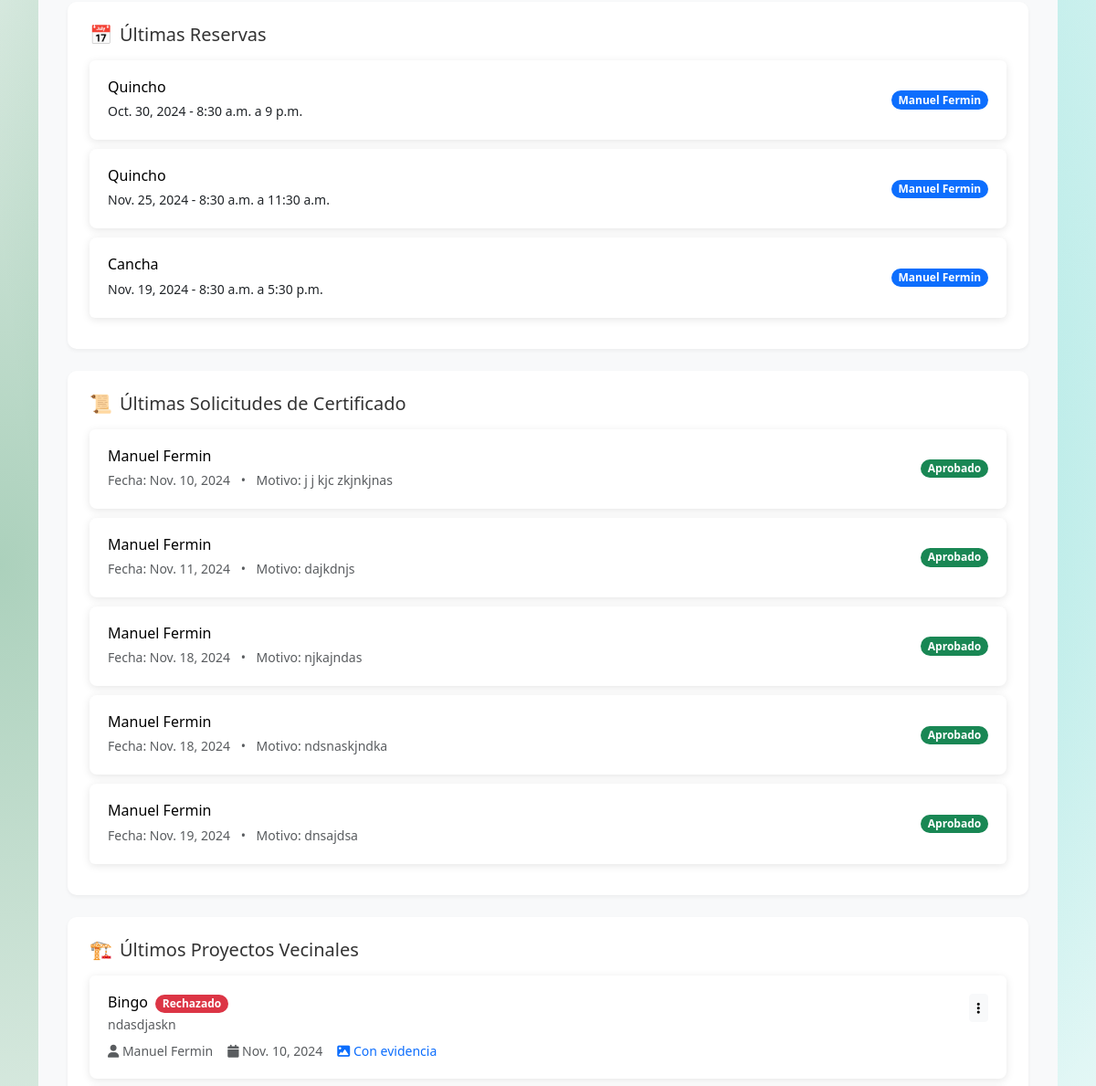
Before: /inicio/ (signed in, middle part) with the older database file.
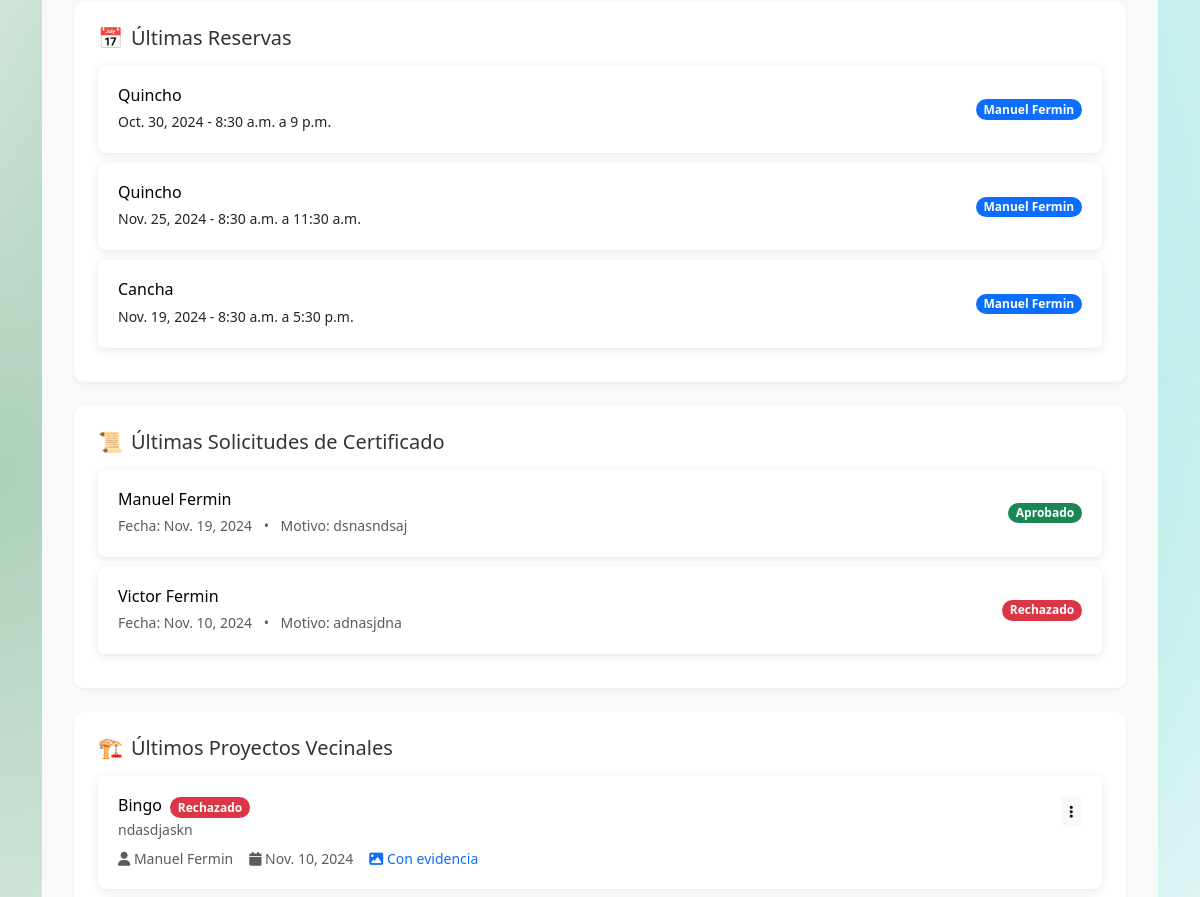
After: the same page with the newer database file.
### junta_vecinos/models.py (models this page shows, shortened)
class Reserva(models.Model):
    usuario = models.ForeignKey(User, on_delete=models.CASCADE)
    espacio = models.ForeignKey(Espacio, on_delete=models.CASCADE)
    fecha = models.DateField()
    hora_inicio = models.TimeField()
    hora_fin = models.TimeField()
    monto_pagado = models.DecimalField(max_digits=10, decimal_places=2, default=Decimal('0.00'))  # Agrega este campo

class Espacio(models.Model):
    nombre = models.CharField(max_length=100)
    descripcion = models.TextField()
    capacidad = models.IntegerField()
    foto = models.ImageField(upload_to='espacios/', null=True, blank=True)
    ubicacion = models.CharField(max_length=200, default='Ubicación no disponible')
    precio_por_hora = models.DecimalField(max_digits=10, decimal_places=2)
    comuna = models.ForeignKey(AdministradorComuna, on_delete=models.CASCADE, related_name='espacios')

class SolicitudCertificado(models.Model):
    ESTADO_CHOICES = [
        ('Pendiente', 'Pendiente'),
        ('Aprobado', 'Aprobado'),
        ('Rechazado', 'Rechazado'),
    ]
    vecino = models.ForeignKey(Vecino, on_delete=models.CASCADE)  # Cambio aquí
    fecha_solicitud = models.DateField(auto_now_add=True)
    estado = models.CharField(max_length=10, choices=ESTADO_CHOICES, default='Pendiente')
    motivo = models.TextField()
    foto_carnet_frente = models.ImageField(upload_to='carnets/', blank=False, null=False)
    foto_carnet_atras = models.ImageField(upload_to='carnets/', blank=False, null=False)
    documento_residencia = models.FileField(upload_to='documentos_residencia/', blank=False, null=False)

class Vecino(models.Model):
    COMUNA_CHOICES = [
        ('ÑUÑOA', 'Ñuñoa'),
        ('PUENTE_ALTO', 'Puente Alto'),
        ('LA_FLORIDA', 'La Florida'),
    ]
    user = models.OneToOneField(User, on_delete=models.CASCADE)
    nombres = models.CharField(max_length=255)
    apellidos = models.CharField(max_length=255)
    direccion = models.CharField(max_length=255)
    telefono = models.CharField(max_length=15)
    fecha_nacimiento = models.DateField()
    rut = models.CharField(max_length=12, unique=True)
    comuna = models.CharField(max_length=20, choices=COMUNA_CHOICES, default='ÑUÑOA')
    administrador = models.ForeignKey(AdministradorComuna, on_delete=models.SET_NULL, null=True, related_name='vecinos')

class ProyectoVecinal(models.Model):
    ESTADO_CHOICES = [
        ('pendiente', 'Pendiente'),
        ('aprobado', 'Aprobado'),
        ('rechazado', 'Rechazado'),
    ]
    vecino = models.ForeignKey(Vecino, on_delete=models.CASCADE)
    propuesta = models.CharField(max_length=255)  # Cambiado de titulo a propuesta
    descripcion = models.TextField()
    fecha_postulacion = models.DateField(auto_now_add=True)
    estado = models.CharField(max_length=10, choices=ESTADO_CHOICES, default='pendiente')
    evidencia = models.ImageField(upload_to='evidencias/', blank=True, null=True)  # Campo evidencia
    razon_rechazo = models.TextField(null=True, blank=True)

### junta_vecinos/views.py (the view, shortened to what this page needs)
# urls.py: path('inicio/', views.index, name='index'),
@login_required
def index(request):
    vecinos = []
    total_vecinos = 0
    solicitudes = []
    total_solicitudes = 0
    postulaciones = []
    total_postulaciones = 0
    noticias = []
    total_noticias = 0
    espacios = []
    total_espacios = 0
    reservas = []
    total_reservas = 0
    comuna = ""
    certificado_estado = None  # Nueva variable para el estado del certificado
    if request.user.is_authenticated:
        if request.user.is_superuser:
            admin = AdministradorComuna.objects.get(user=request.user)
            comuna = admin.get_comuna_display()
            total_vecinos = Vecino.objects.filter(administrador=admin).count()
            vecinos = Vecino.objects.filter(administrador=admin)[:5]
            solicitudes = SolicitudCertificado.objects.filter(vecino__administrador=admin)
            total_solicitudes = solicitudes.count()
            solicitudes = solicitudes[:5]
            postulaciones = ProyectoVecinal.objects.filter(vecino__administrador=admin)
            total_postulaciones = postulaciones.count()
            postulaciones = postulaciones[:5]
            espacios = Espacio.objects.filter(comuna=admin)
            total_espacios = espacios.count()
            espacios = espacios[:5]
            reservas = Reserva.objects.filter(espacio__comuna=admin)
            total_reservas = reservas.count()  # Contar el total de reservas
            reservas = reservas[:5]
            noticias = Noticia.objects.filter(comuna=admin).order_by('-fecha_publicacion')[:5]
            total_noticias = noticias.count()
    return render(request, 'junta_vecinos/index.html', {
        'vecinos': vecinos,
        'total_vecinos': total_vecinos,
        'solicitudes': solicitudes,
        'total_solicitudes': total_solicitudes,
        'postulaciones': postulaciones,
        'total_postulaciones': total_postulaciones,
        'noticias': noticias,
        'total_noticias': total_noticias,
        'espacios': espacios,
        'total_espacios': total_espacios,
        'reservas': reservas,
        'total_reservas': total_reservas,
        'comuna': comuna,
        'certificado_estado': certificado_estado  # Añadir la nueva variable al contexto
    })

### junta_vecinos/templates/junta_vecinos/index.html (shortened to what this page needs)
{% extends 'junta_vecinos/base.html' %}
{% load static %}
{% load humanize %}
{% block content %}
<div class="dashboard-container {% if user.is_superuser %}admin-theme{% else %}vecino-theme{% endif %}">
    {% if user.is_authenticated %}
        {% if user.is_superuser %}
            <div class="section-card fade-in">
                <h2 class="section-title">
                    <span>📅</span> Últimas Reservas
                </h2>
                <div class="list-group">
                    {% for reserva in reservas %}
                        <div class="list-group-item loading-effect">
                            <div class="d-flex justify-content-between align-items-center">
                                <div>
                                    <h6 class="mb-1">{{ reserva.espacio.nombre }}</h6>
                                    <small>{{ reserva.fecha }} - {{ reserva.hora_inicio }} a {{ reserva.hora_fin }}</small>
                                </div>
                                <span class="badge bg-primary rounded-pill">
                                    {{ reserva.usuario.first_name }} {{ reserva.usuario.last_name }}
                                </span>
                            </div>
                        </div>
                    {% endfor %}
                </div>
            </div>
            <div class="section-card fade-in">
                <h2 class="section-title">
                    <span>📜</span> Últimas Solicitudes de Certificado
                </h2>
                <div class="list-group">
                    {% for solicitud in solicitudes %}
                        <div class="list-group-item loading-effect">
                            <div class="d-flex justify-content-between align-items-center">
                                <div>
                                    <h6 class="mb-1">{{ solicitud.vecino.nombres }} {{ solicitud.vecino.apellidos }}</h6>
                                    <small class="text-muted">
                                        Fecha: {{ solicitud.fecha_solicitud }}
                                        <span class="mx-2">•</span>
                                        Motivo: {{ solicitud.motivo|truncatechars:50 }}
                                    </small>
                                </div>
                                <span class="badge {% if solicitud.estado == 'Pendiente' %}bg-warning{% elif solicitud.estado == 'Aprobado' %}bg-success{% else %}bg-danger{% endif %} rounded-pill">
                                    {{ solicitud.estado }}
                                </span>
                            </div>
                        </div>
                    {% empty %}
                        <div class="list-group-item text-center text-muted">
                            No hay solicitudes recientes
                        </div>
                    {% endfor %}
                </div>
            </div>
            <div class="section-card fade-in">
                <h2 class="section-title">
                    <span>🏗️</span> Últimos Proyectos Vecinales
                </h2>
                <div class="list-group">
                    {% for proyecto in postulaciones %}
                        <div class="list-group-item loading-effect">
                            <div class="d-flex justify-content-between align-items-start">
                                <div>
                                    <div class="d-flex align-items-center gap-2">
                                        <h6 class="mb-1">{{ proyecto.propuesta }}</h6>
                                        <span class="badge {% if proyecto.estado == 'pendiente' %}bg-warning{% elif proyecto.estado == 'aprobado' %}bg-success{% else %}bg-danger{% endif %} rounded-pill">
                                            {{ proyecto.get_estado_display }}
                                        </span>
                                    </div>
                                    <p class="mb-1 text-muted small">{{ proyecto.descripcion|truncatechars:100 }}</p>
                                    <div class="d-flex align-items-center gap-3 mt-2">
                                        <small class="text-muted">
                                            <i class="fas fa-user"></i> {{ proyecto.vecino.nombres }} {{ proyecto.vecino.apellidos }}
                                        </small>
                                        <small class="text-muted">
                                            <i class="fas fa-calendar"></i> {{ proyecto.fecha_postulacion }}
                                        </small>
                                        {% if proyecto.evidencia %}
                                            <small class="text-primary">
                                                <i class="fas fa-image"></i> Con evidencia
                                            </small>
                                        {% endif %}
                                    </div>
                                </div>
                                <div class="ms-3">
                                    <div class="dropdown">
                                        <button class="btn btn-sm btn-light" type="button" data-bs-toggle="dropdown" aria-expanded="false">
                                            <i class="fas fa-ellipsis-v"></i>
                                        </button>
                                    </div>
                                </div>
                            </div>
                        </div>
                    {% empty %}
                        <div class="list-group-item text-center text-muted">
                            No hay proyectos recientes
                        </div>
                    {% endfor %}
                </div>
            </div>
        {% endif %}
    {% endif %}
</div>
{% endblock %}

### junta_vecinos/templates/junta_vecinos/base.html (shortened to what this page needs)
{% load static %}
<!DOCTYPE html>
<html lang="es">
<head>
    <link href="https://cdn.jsdelivr.net/npm/bootstrap@5.3.3/dist/css/bootstrap.min.css" rel="stylesheet">
    <link href="{% static 'css/styles.css' %}" rel="stylesheet">
    <link href='https://cdn.jsdelivr.net/npm/fullcalendar@6.1.8/index.global.min.css' rel='stylesheet' />
    <link rel="stylesheet" href="https://cdn.jsdelivr.net/npm/bootstrap-icons@1.8.1/font/bootstrap-icons.css">
    <link rel="stylesheet" href="https://cdn.jsdelivr.net/npm/sweetalert2@11/dist/sweetalert2.min.css">
    <link rel="stylesheet" href="https://cdnjs.cloudflare.com/ajax/libs/font-awesome/6.0.0/css/all.min.css">
    <link rel="stylesheet" href="https://cdnjs.cloudflare.com/ajax/libs/animate.css/4.1.1/animate.min.css">
</head>
<body>
    <div class="container mt-4">
        {% block content %}
        {% endblock %}
    </div>
</body>
</html>

### junta_vecinos/static/css/styles.css (style rules this page uses)
:root { --primary-color: #4a90e2; --secondary-color: #50e3c2; --accent-color: #f39c12; --background-color: #f5f7fa; --text-color: #333333; }
body { background: linear-gradient(135deg, #f5f7fa 25%, #e8f0fe 75%); background-image: radial-gradient(at 40% 20%, rgba(46, 139, 87, 0.40) 0px, transparent 50%), radial-gradient(at 80% 0%, rgba(78, 205, 196, 0.40) 0px, transparent 50%), radial-gradient(at 0% 50%, rgba(46, 139, 87, 0.40) 0px, transparent 50%), radial-gradient(at 80% 50%, rgba(78, 205, 196, 0.40) 0px, transparent 50%); min-height: 100vh; }
h1, h2, h3, h4, h5, h6 { color: black; }
.list-group-item { border: none; margin-bottom: 10px; padding: 20px; background-color: #ffffff; border-radius: 8px; box-shadow: 0 2px 10px rgba(0, 0, 0, 0.1); }
:root { --gradient-primary: linear-gradient(135deg, #4a90e2, #50e3c2); --gradient-secondary: linear-gradient(135deg, #f39c12, #e74c3c); --shadow-sm: 0 2px 4px rgba(0,0,0,0.1); --shadow-md: 0 4px 6px rgba(0,0,0,0.1); --shadow-lg: 0 10px 15px rgba(0,0,0,0.1); --transition-base: all 0.3s ease; }
.list-group-item { transform-origin: left; animation: fadeInScale 0.6s ease-out; transition: var(--transition-base); }
.btn { position: relative; overflow: hidden; z-index: 1; transition: var(--transition-base); }
.btn::before { content: ''; position: absolute; top: 50%; left: 50%; width: 0; height: 0; background: rgba(255,255,255,0.2); border-radius: 50%; transform: translate(-50%, -50%); transition: width 0.6s ease, height 0.6s ease; z-index: -1; }
.loading-effect { position: relative; overflow: hidden; }
.loading-effect::after { content: ''; position: absolute; top: 0; left: -100%; width: 50%; height: 100%; background: linear-gradient( 90deg, transparent, rgba(255,255,255,0.2), transparent ); animation: loading 1.5s infinite; }

### junta_vecinos/templates/junta_vecinos/index.html (style rules this page uses)
:root { --vecino-gradient-start: #4a90e2; --vecino-gradient-end: #50e3c2; --vecino-primary: #4a90e2; --vecino-primary-hover: #357abd; --admin-gradient-start: #2ecc71; --admin-gradient-end: #27ae60; --admin-primary: #2ecc71; --admin-primary-hover: #27ae60; }
.dashboard-container { padding: 2rem; background: #f8f9fa; min-height: 100vh; }
.section-card { background: white; border-radius: 10px; padding: 1.5rem; margin-bottom: 1.5rem; box-shadow: 0 2px 4px rgba(0, 0, 0, 0.05); }
.section-title { color: #333; font-size: 1.25rem; margin-bottom: 1rem; display: flex; align-items: center; gap: 0.5rem; }
.fade-in { animation: fadeIn 0.5s ease forwards; }
.loading-effect { position: relative; overflow: hidden; }
.loading-effect::after { content: ""; position: absolute; top: 0; left: -100%; width: 100%; height: 100%; background: linear-gradient( 90deg, transparent, rgba(255, 255, 255, 0.2), transparent ); animation: loading 1.5s infinite; }

Changed rows visible on the page:
removed SolicitudCertificado: vecino.nombres "Manuel", vecino.apellidos "Fermin", fecha_solicitud "Nov. 10, 2024", motivo "j j kjc zkjnkjnas", estado "Aprobado"
removed SolicitudCertificado: vecino.nombres "Manuel", vecino.apellidos "Fermin", fecha_solicitud "Nov. 11, 2024", motivo "dajkdnjs", estado "Aprobado"
removed SolicitudCertificado: vecino.nombres "Manuel", vecino.apellidos "Fermin", fecha_solicitud "Nov. 18, 2024", motivo "njkajndas", estado "Aprobado"
removed SolicitudCertificado: vecino.nombres "Manuel", vecino.apellidos "Fermin", fecha_solicitud "Nov. 18, 2024", motivo "ndsnaskjndka", estado "Aprobado"
removed SolicitudCertificado: vecino.nombres "Manuel", vecino.apellidos "Fermin", fecha_solicitud "Nov. 19, 2024", motivo "dnsajdsa", estado "Aprobado"
added SolicitudCertificado: vecino.nombres "Manuel", vecino.apellidos "Fermin", fecha_solicitud "Nov. 19, 2024", motivo "dsnasndsaj", estado "Aprobado"
now on this page (row unchanged): SolicitudCertificado: vecino.nombres "Victor", vecino.apellidos "Fermin", fecha_solicitud "Nov. 10, 2024", motivo "adnasjdna", estado "Rechazado"
